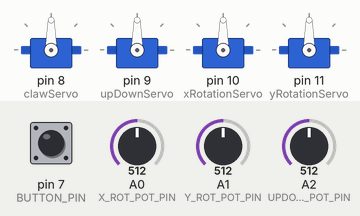
A sketch run on a simulated Arduino Uno, built with avr-gcc and run on an emulated ATmega328P. Parts: 4 × servo. Inputs (shaded band) come from the test bench; at power-on: A0 (X_ROT_POT_PIN) = 512, A1 (Y_ROT_POT_PIN) = 512, A2 (UPDOWN_POT_PIN) = 512, pin 7 (BUTTON_PIN) LOW.

Above: at 1.2 s.
1.3 s: A0 (X_ROT_POT_PIN) set to 716
At 1.6 s:
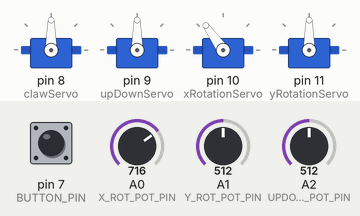
2.8 s: A1 (Y_ROT_POT_PIN) set to 716
At 3.9 s:
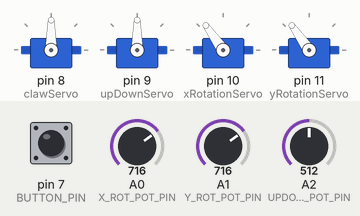
4.3 s: A2 (UPDOWN_POT_PIN) set to 716
At 5.0 s:
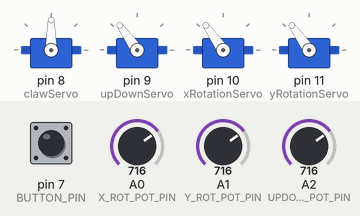
5.8 s: pin 7 (BUTTON_PIN) pulled HIGH for 0.15 s
At 5.87 s:
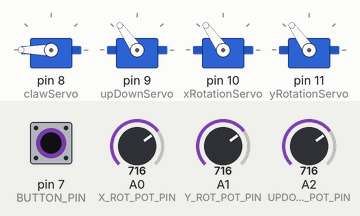
7.4 s: A0 (X_ROT_POT_PIN) set to 900
At 8.6 s:
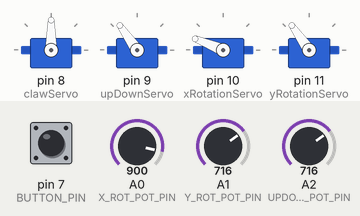
8.9 s: A1 (Y_ROT_POT_PIN) set to 900
At 9.7 s:
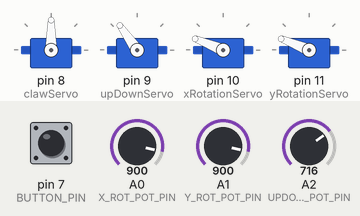
Timing chart, 0 to 11.4 s (numbered marks = the images above; inputs shaded):
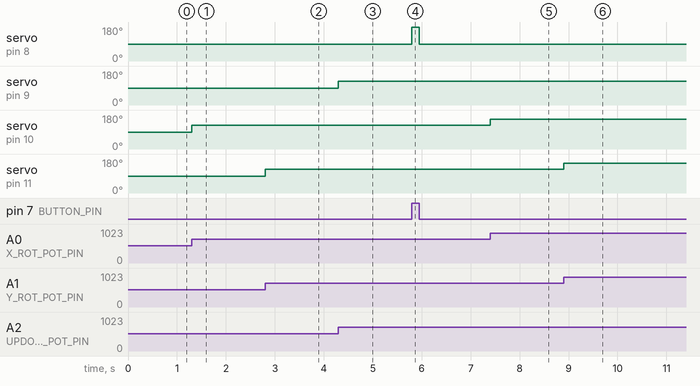

Measured:
- after the input at 1.3 s, servo on pin 10 (xRotationServo): 90° → 125° at once
- after the input at 2.8 s, servo on pin 11 (yRotationServo): 90° → 125° at once
- after the input at 4.3 s, servo on pin 9 (upDownServo): 90° → 125° at once
- after the input at 5.8 s, servo on pin 8 (clawServo): 90° → 180° at once, → 90° 0.15 s later
- after the input at 7.4 s, servo on pin 10 (xRotationServo): 125° → 158° at once
- after the input at 8.9 s, servo on pin 11 (yRotationServo): 125° → 158° at once

The sketch:

mearm.ino
```cpp
#include <Servo.h>

#define CLAW_SERVO_OPEN 90
#define CLAW_SERVO_CLOSE 180

#define BUTTON_PIN 7
#define X_ROT_POT_PIN A0
#define Y_ROT_POT_PIN A1
#define UPDOWN_POT_PIN A2

Servo clawServo;
Servo upDownServo;
Servo xRotationServo;
Servo yRotationServo;

bool clawOpened;

void setup() {
    // Установка управляющих пинов для серв
    clawServo.attach(8);
    upDownServo.attach(9);
    xRotationServo.attach(10);
    yRotationServo.attach(11);
}

void loop() {
    // Считываем состояние кнопки и поворачиваем серво
    if (digitalRead(BUTTON_PIN) == 1) {
        // Если клешня открыта - закрываем, если нет - ничего не делаем
        if (clawOpened) {
            clawServo.write(CLAW_SERVO_CLOSE);
            clawOpened = false;
        }
    } else {
        if (!clawOpened) {
            clawServo.write(CLAW_SERVO_OPEN);
            clawOpened = true;
        }
    }

    // Читаем данные о повороте вокруг оси X и поворачиваем серво
    int value = map(analogRead(X_ROT_POT_PIN), 0, 1023, 0, 180);
    xRotationServo.write(value);

    // Читаем данные о повороте вокруг оси Y и поворачиваем серво
    value = map(analogRead(Y_ROT_POT_PIN), 0, 1023, 0, 180);
    yRotationServo.write(value);

    // Читаем данные о движении вверх/вниз и поворачиваем серво
    value = map(analogRead(UPDOWN_POT_PIN), 0, 1023, 0, 180);
    upDownServo.write(value);
}
```
